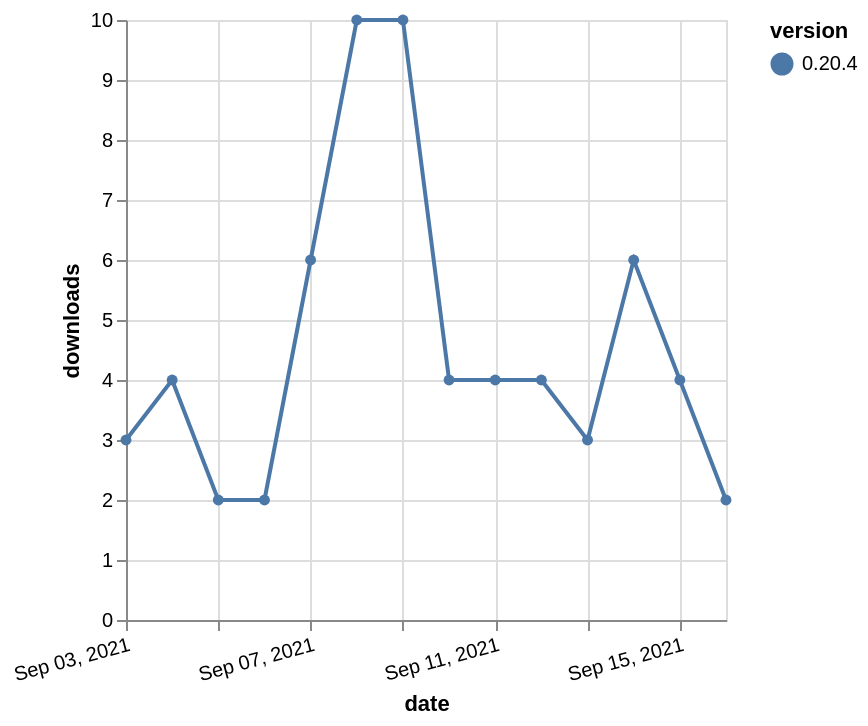

The Vega-Lite source for this figure:
### Vega-Lite specification from a JSON file in a GitHub repository (floating-point values rounded to 4 significant figures)
{"$schema": "https://vega.github.io/schema/vega-lite/v5.json", "description": "A simple bar chart with embedded data.", "data": {"values": [{"date": "2021-09-03", "total": 25495, "delta": 3, "version": "0.20.4"}, {"date": "2021-09-04", "total": 25499, "delta": 4, "version": "0.20.4"}, {"date": "2021-09-05", "total": 25501, "delta": 2, "version": "0.20.4"}, {"date": "2021-09-06", "total": 25503, "delta": 2, "version": "0.20.4"}, {"date": "2021-09-07", "total": 25509, "delta": 6, "version": "0.20.4"}, {"date": "2021-09-08", "total": 25519, "delta": 10, "version": "0.20.4"}, {"date": "2021-09-09", "total": 25529, "delta": 10, "version": "0.20.4"}, {"date": "2021-09-10", "total": 25533, "delta": 4, "version": "0.20.4"}, {"date": "2021-09-11", "total": 25537, "delta": 4, "version": "0.20.4"}, {"date": "2021-09-12", "total": 25541, "delta": 4, "version": "0.20.4"}, {"date": "2021-09-13", "total": 25544, "delta": 3, "version": "0.20.4"}, {"date": "2021-09-14", "total": 25550, "delta": 6, "version": "0.20.4"}, {"date": "2021-09-15", "total": 25554, "delta": 4, "version": "0.20.4"}, {"date": "2021-09-16", "total": 25556, "delta": 2, "version": "0.20.4"}]}, "width": "container", "mark": {"type": "line", "point": {"filled": true}}, "encoding": {"x": {"field": "date", "type": "temporal", "timeUnit": "yearmonthdate", "title": "date", "axis": {"labelAngle": -15}}, "y": {"field": "delta", "type": "quantitative", "title": "downloads"}, "color": {"field": "version", "type": "nominal"}, "tooltip": {"field": "delta"}}}
